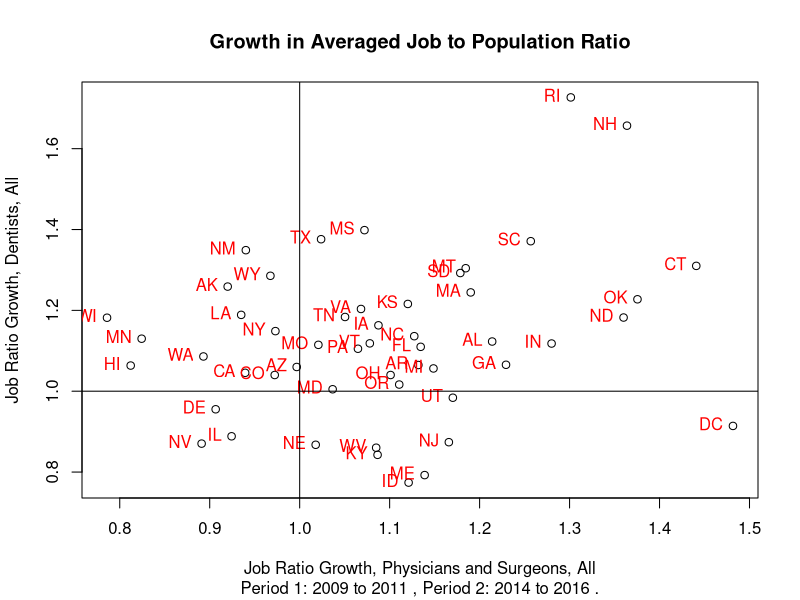
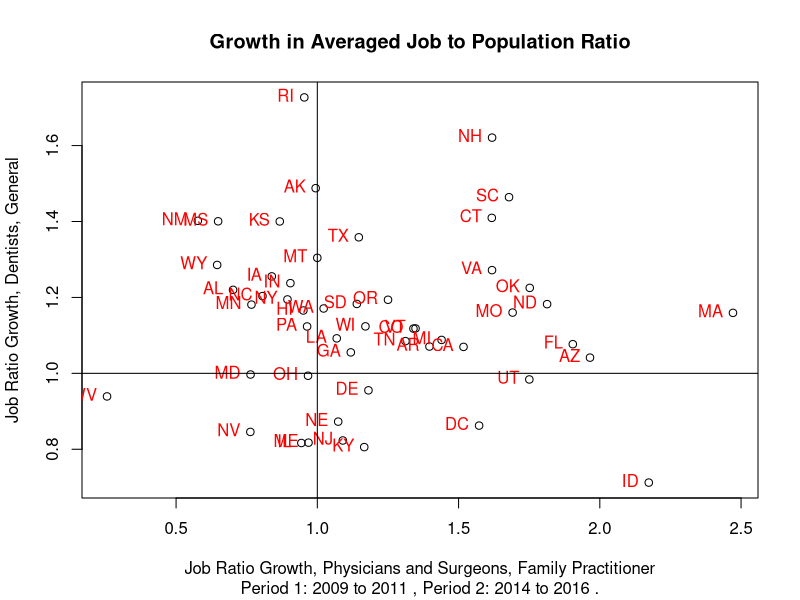
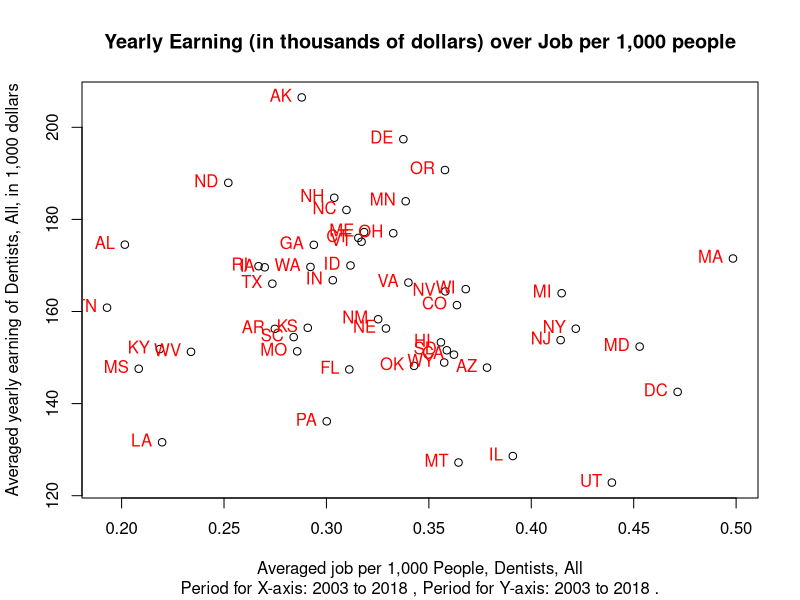

Generate these figures, in order, with R:
library("readxl")
library("dplyr")
library("haven") #To export DTA
library("tidyr")

#result = read.csv("Wages_By_MSA.csv", stringsAsFactors = FALSE)

# In order to run this file, make sure Employment_By_State.csv are in the same folder.
# It should be an output of Data_Compiler_State.R

Employment_Data = read.csv("Employment_By_State.csv")


#####
# Part 1: job/population ratio extractor


Ratio_Extractor = function(First_Occupation, Second_Occupation, Input_Data,  
                           Begin_Year_1 = 2009, End_Year_1 = 2011,
                           Begin_Year_2 = 2014, End_Year_2 = 2016,
                           plot = 1, give_processed_data = 0){
  # This function processes data and plot them
  # Input: dataframe, just use "Employment Data"
  # Output: a plot and/or a processed data
  # Formula: For each occupation, define:
  # Ave_job_ratio = sum(employment by year) / sum(population by year), summing for all year in a period
  # job_ratio_growth = Ave_job_ratio in period 2 / Ave_job_ratio in period 1
  # This function then plots the result for both occupations, for each state, as scatterplot.
  
  temp = Input_Data
  temp = temp[temp$job_type == First_Occupation | temp$job_type == Second_Occupation, ]
  
  # Sorry but no statehood this time. You said DC? Never heard of it.
  temp = temp[temp$st != "PR", ]
  
  # Categorize by job type
  temp = temp %>% mutate(year_period = case_when(
    year >= Begin_Year_1 & year <= End_Year_1 ~ 1, #First Period
    year >= Begin_Year_2 & year <= End_Year_2 ~ 2, #Second Period
    TRUE ~ -1
  )) %>% filter(year_period != -1) -> temp
  
  # I have checked: If there's 0 in any year's employment, it means that original data had an NA.
  # We shall drop it.
  temp = temp[!(is.na(temp$Est_Population) | temp$tot_employment == 0), ]
  
  
  temp = temp[, c("st", "job_type", "occ_code", "tot_employment", "year", "Est_Population", "year_period")]
  
  # Sum 
  temp = temp %>% group_by(st, job_type, year_period) %>%
    summarize(ave_ratio = sum(tot_employment) / sum(Est_Population)) %>%
    unique()
  
  temp = temp %>% pivot_wider(names_from = year_period, values_from = ave_ratio,
                              names_prefix = "year_period_") %>%
    select(st, job_type, year_period_1, year_period_2) %>%
    mutate(job_ratio_growth = year_period_2 / year_period_1) %>%
    select(st, job_type, job_ratio_growth) %>%
    pivot_wider(names_from = job_type, values_from = job_ratio_growth,
                names_prefix = "Job Ratio Growth, ")
  
  temp = as.data.frame(temp)
  
  temp = temp[, c("st", paste("Job Ratio Growth, ", First_Occupation, sep = ""),
                  paste("Job Ratio Growth, ", Second_Occupation, sep = ""))]
  # In this case we don't need to worry about ordering or messing up variables.
    
  if(plot == 1){
    plot(x = temp[, 2], y = temp[, 3],
         xlab = colnames(temp)[2],
         ylab = colnames(temp)[3])
         # xlab = paste("Occupation: ", First_Occupation, sep = ""),
         # ylab = paste("Occupation: ", Second_Occupation, sep = ""))
         # Fix Scale)
    title(main = "Growth in Averaged Job to Population Ratio",
          sub = paste("Period 1:", Begin_Year_1, "to", End_Year_1, 
                      ", Period 2:", Begin_Year_2, "to", End_Year_2, "."))
    text(temp[, 2], temp[, 3], temp[, 1], pos = 2, col = "red")
    abline(h = 1)
    abline(v = 1)
  }
  if(give_processed_data == 1){
    colnames(temp) = c("st", paste("job_ratio_growth_", First_Occupation, sep = ""),
                       paste("job_ratio_growth_", Second_Occupation, sep = ""))
    return(temp)
  }
}

Ratio_Extractor_by_Code = function(First_Occupation_Code, Second_Occupation_Code, Input_Data,  
                                   Begin_Year_1 = 2009, End_Year_1 = 2011,
                                   Begin_Year_2 = 2014, End_Year_2 = 2016,
                                   plot = 1, give_processed_data = 0){
  # This function basically does the same thing as above (Ratio_Extractor),
  # But it uses occupation code instead of occupation titles
  return(
    Ratio_Extractor(
      First_Occupation = Input_Data[Input_Data$occ_code == First_Occupation_Code, ][1, ]$job_type,
      Second_Occupation = Input_Data[Input_Data$occ_code == Second_Occupation_Code, ][1, ]$job_type,
      Input_Data = Input_Data, Begin_Year_1 = Begin_Year_1, End_Year_1 = End_Year_1,
      Begin_Year_2 = Begin_Year_2, End_Year_2 = End_Year_2,
      plot = plot, give_processed_data = give_processed_data
    )
  )
}


#####
# Part 2: job/population and wage extractor.

Ratio_Wage_Extractor = function(Occupation_for_Ratio, Occupation_for_Wage = Occupation_for_Ratio, Input_Data,  
                           Begin_Year_Ratio = 2003, End_Year_Ratio = 2018,
                           Begin_Year_Wage = 2003, End_Year_Wage = 2018,
                           plot = 1, give_processed_data = 0){
  
  # This function plots yearly earning (in thousands of dollars) over average number of jobs
  # per 1,000 populations.
  # Input: dataframe, just use "Employment Data"
  # Output: a plot and/or a processed data
  # Formula: For each occupation, define:
  # Ave_job_ratio = sum(employment by year) / sum(population by year), summing for all year in a period
  # Ave_annual_wage = mean(wages in all year)
  # This function then plots the result, for each state, as scatterplot.
  # Note that you can have different occupations
  
  temp = Input_Data
  #temp = temp[temp$job_type == Occupation_for_ratio | temp$job_type == Occupation_for_ratio, ]
  
  #Compute the ratio part
  temp = temp[temp$st != "PR", ]
  
  data_for_ratio = temp %>% filter(job_type == Occupation_for_Ratio) %>% #Done with Occupation
    filter(year >= Begin_Year_Ratio & year <= End_Year_Ratio) %>% #Done with Year Range
    filter(!is.na(Est_Population)) %>% filter(tot_employment > 0)
  
  #Group them and sum 'em up
  data_for_ratio = data_for_ratio %>% group_by(st) %>%
    summarize(ave_job_ratio = sum(tot_employment) / sum(Est_Population)) %>%
    mutate(ave_job_ratio = ave_job_ratio * 1000) %>%
    unique()
  #data_for_ratio$ave_job_ratio = data_for_ratio$tot_jobs / data_for_ratio$tot_pop
  
  #Compute mean wage.
  data_for_wage = temp %>% filter(job_type == Occupation_for_Wage) %>% #Done with Occupation
    filter(year >= Begin_Year_Wage & year <= End_Year_Wage) %>% #Done with Year Range
    filter(!is.na(Est_Population)) %>% filter(tot_employment > 0)
  
  data_for_wage = data_for_wage %>% group_by(st) %>%
    summarize(ave_annual_wage = mean(annual_mean_income, na.rm = TRUE)) %>%
    mutate(ave_annual_wage = ave_annual_wage / 1000) %>%
    unique()
  
  temp = merge(data_for_ratio, data_for_wage, by = "st")
  
  if(plot == 1){
    plot(x = temp$ave_job_ratio, y = temp$ave_annual_wage,
         xlab = paste("Averaged job per 1,000 People, ", Occupation_for_Ratio, sep = ""),
         ylab = paste("Averaged yearly earning of ", Occupation_for_Wage, ", in 1,000 dollars", sep = ""))
    # Fix Scale)
    title(main = "Yearly Earning (in thousands of dollars) over Job per 1,000 people",
          sub = paste("Period for X-axis:", Begin_Year_Ratio, "to", End_Year_Ratio, 
                      ", Period for Y-axis:", Begin_Year_Wage, "to", End_Year_Wage, "."))
    text(temp[, 2], temp[, 3], temp[, 1], pos = 2, col = "red")
  }
  if(give_processed_data == 1){
    return(temp)
  }
}

Ratio_Wage_Extractor_by_Code = function(Occupation_for_Ratio_Code, 
                                        Occupation_for_Wage_Code = Occupation_for_Ratio_Code,
                                        Input_Data,  
                                        Begin_Year_Ratio = 2003, End_Year_Ratio = 2018,
                                        Begin_Year_Wage = 2003, End_Year_Wage = 2018,
                                        plot = 1, give_processed_data = 0){
  return(
    Ratio_Wage_Extractor(
      Occupation_for_Ratio = Input_Data[Input_Data$occ_code == Occupation_for_Ratio_Code, ][1, ]$job_type,
      Occupation_for_Wage = Input_Data[Input_Data$occ_code == Occupation_for_Wage_Code, ][1, ]$job_type,
      Input_Data = Input_Data, 
      Begin_Year_Ratio = Begin_Year_Ratio, End_Year_Ratio = End_Year_Ratio,
      Begin_Year_Wage = Begin_Year_Wage, End_Year_Wage = End_Year_Wage,
      plot = plot, give_processed_data = give_processed_data
    )
  )
}




#### Part three: How to plot

# Here's a guide to use these functions:

# Ratio_Extractor = function(First_Occupation: First Occupation to be included, 
#                       appear in X-axis of the plot and second column of returned dataframe

#                            Second_Occupation: First Occupation to be included, 
#                       appear in Y-axis of the plot and third column of returned dataframe

#                           Input_Data: Data Input. Just use Employment_Data as we read it earlier

#                            Begin_Year_1, End_Year_1: 
#             Beginning and end year for First period for calculating growth in job/pop ratio. Default 2009-2011

#                            Begin_Year_2, End_Year_2: 
#             Beginning and end year for Second period for calculating growth in job/pop ratio. Default 2014-2016

#                            plot: Shall it plot the result? 1 for yes, other for no. Default 1
#                           give_processed_data : Shall it return processed data? 1 for yes. Default 0.
  
  
# Ratio_Wage_Extractor(Occupation_for_Ratio: Occupation to calculate average job/1,000 people Ratio 
#                 Occupation_for_Wage: Occupation to calculate average wage. Default: Same as Occupation_for_Ratio
#                 Input_Data: Data Input. Just use Employment_Data as we read it earlier
#                 Begin_Year_Ratio, End_Year_Ratio: Year range for calculating ave. job/1,000 people. Default 2003-2018
#                 Begin_Year_Wage, End_Year_Wage: Year range for calculating ave. wage. Default 2003-2018
#                 plot: Shall it plot the result? 1 for yes, other for no. Default 1
#                 give_processed_data : Shall it return processed data? 1 for yes. Default 0.

# For "by_code" version of the above functions, all input are same.
# Just change First Two Input (Occupations) to their code, as numeric, with correspondence as below:

# 2021: Dental Hygienists
# 1020: Dentists, All
# 1021: Dentists, General (Not available before 2004)
# 1141: Registered Nurses
# 1060: Physicians and Surgeons, All 
# 1062: Physicians and Surgeons, Family Practitioner.
# To check for corresponding code, see:
# unique(Employment_Data[, 3:4])


####### Part 4:
# Plot what is required.

# Firstly, let's try dentist, all over doctor, all
Ratio_Extractor_by_Code(First_Occupation_Code = 1060, Second_Occupation_Code = 1020, Input_Data = Employment_Data)

# Secondly, let's try dentist, general over physicians, family practitioners
Ratio_Extractor_by_Code(First_Occupation_Code = 1062, Second_Occupation_Code = 1021, Input_Data = Employment_Data)

# Finally, let's try dentists, income over jobs per 1,000 people.
Ratio_Wage_Extractor_by_Code(Occupation_for_Ratio_Code = 1020, Input_Data = Employment_Data)


